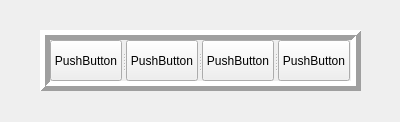
<?xml version="1.0" encoding="UTF-8"?>
<ui version="4.0">
 <class>MyWidget</class>
 <widget class="QWidget" name="MyWidget">
  <property name="geometry">
   <rect>
    <x>0</x>
    <y>0</y>
    <width>400</width>
    <height>122</height>
   </rect>
  </property>
  <property name="windowTitle">
   <string>MyWidget</string>
  </property>
  <widget class="QSplitter" name="splitter">
   <property name="geometry">
    <rect>
     <x>40</x>
     <y>30</y>
     <width>321</width>
     <height>61</height>
    </rect>
   </property>
   <property name="frameShape">
    <enum>QFrame::Box</enum>
   </property>
   <property name="frameShadow">
    <enum>QFrame::Raised</enum>
   </property>
   <property name="lineWidth">
    <number>5</number>
   </property>
   <property name="orientation">
    <enum>Qt::Horizontal</enum>
   </property>
   <widget class="QPushButton" name="pushButton">
    <property name="text">
     <string>PushButton</string>
    </property>
   </widget>
   <widget class="QPushButton" name="pushButton_2">
    <property name="text">
     <string>PushButton</string>
    </property>
   </widget>
   <widget class="QPushButton" name="pushButton_3">
    <property name="text">
     <string>PushButton</string>
    </property>
   </widget>
   <widget class="QPushButton" name="pushButton_4">
    <property name="text">
     <string>PushButton</string>
    </property>
   </widget>
  </widget>
 </widget>
 <layoutdefault spacing="6" margin="11"/>
 <resources/>
 <connections/>
</ui>
